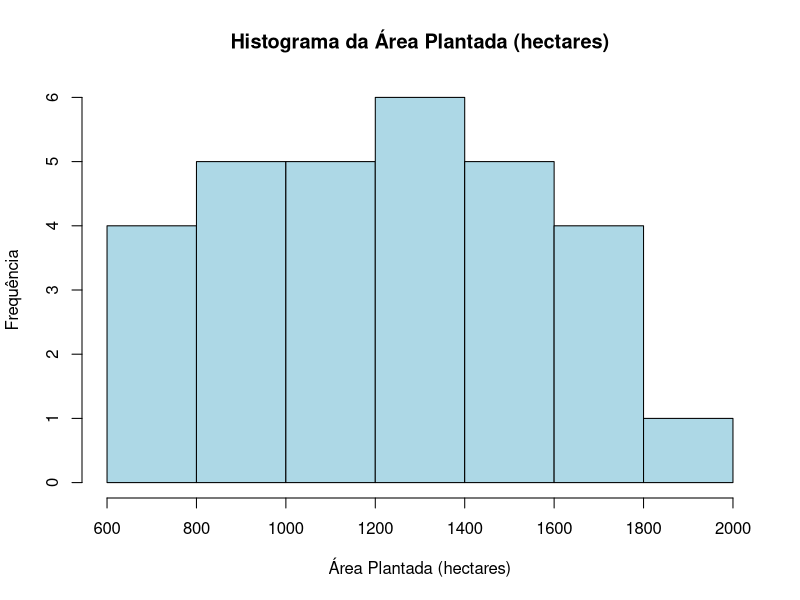
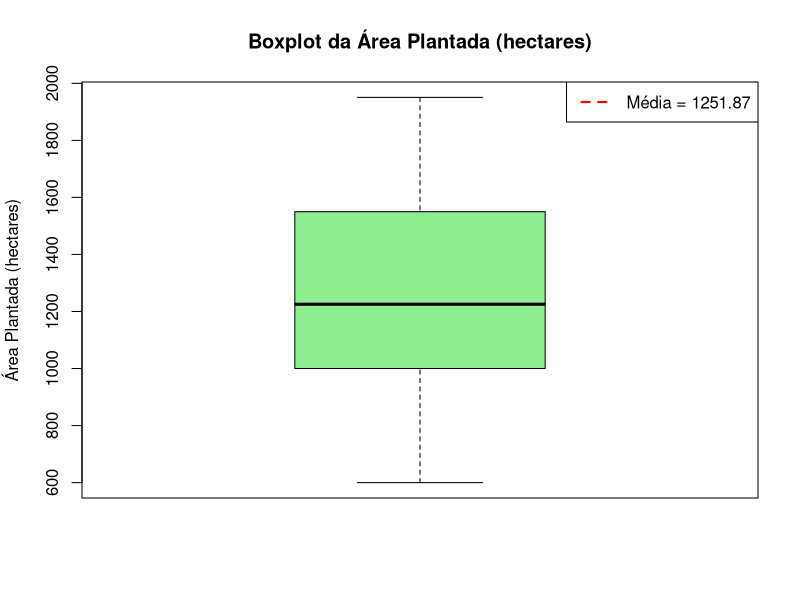

Write R code to recreate these figures, in order.

# FatimaCandal_RM563003_fase2_cap7
# LeviMarques_RM565557_fase2_cap7


#instalacao de pacote 
#install.packages("readxl") 


#comando setwd, determina um diretorio de trabalho.
setwd("C:/FIAP") 

# Carregar os dados (caminho do arquivo Excel)
library(readxl)
dados <- read_excel("agro.xlsx")

# Escolher a variável quantitativa contínua: Área Plantada (hectares)
area_plantada <- dados$`Área Plantada (hectares)`

# Medidas de Tendência Central
media_area <- mean(area_plantada)
mediana_area <- median(area_plantada)
moda_area <- names(sort(table(area_plantada), decreasing = TRUE)[1]) # Aproximação da moda para contínuas

cat("Medidas de Tendência Central para Área Plantada (hectares):\n")
cat("Média:", media_area, "\n")
cat("Mediana:", mediana_area, "\n")
cat("Moda (aproximada):", moda_area, "\n\n")

# Medidas de Dispersão
desvio_padrao_area <- sd(area_plantada)
variancia_area <- var(area_plantada)
amplitude_area <- max(area_plantada) - min(area_plantada)
iqr_area <- IQR(area_plantada)

cat("Medidas de Dispersão para Área Plantada (hectares):\n")
cat("Desvio Padrão:", desvio_padrao_area, "\n")
cat("Variância:", variancia_area, "\n")
cat("Amplitude:", amplitude_area, "\n")
cat("Intervalo Interquartil (IQR):", iqr_area, "\n\n")

# Medidas Separatrizes
quartis_area <- quantile(area_plantada, probs = c(0.25, 0.5, 0.75))
percentis_area <- quantile(area_plantada, probs = c(0.10, 0.50, 0.90))

cat("Medidas Separatrizes para Área Plantada (hectares):\n")
cat("Quartis:\n")
print(quartis_area)
cat("\nPercentis (10%, 50%, 90%):\n")
print(percentis_area)
cat("\n")

# Análise Gráfica
hist(area_plantada, main = "Histograma da Área Plantada (hectares)",
     xlab = "Área Plantada (hectares)", ylab = "Frequência", col = "lightblue")

boxplot(area_plantada, main = "Boxplot da Área Plantada (hectares)",
        ylab = "Área Plantada (hectares)", col = "lightgreen")

# Adicionar uma linha para a média no histograma
abline(v = media_area, col = "red", lty = "dashed", lwd = 2)
legend("topright", legend = paste("Média =", round(media_area, 2)),
       col = "red", lty = "dashed", lwd = 2)
